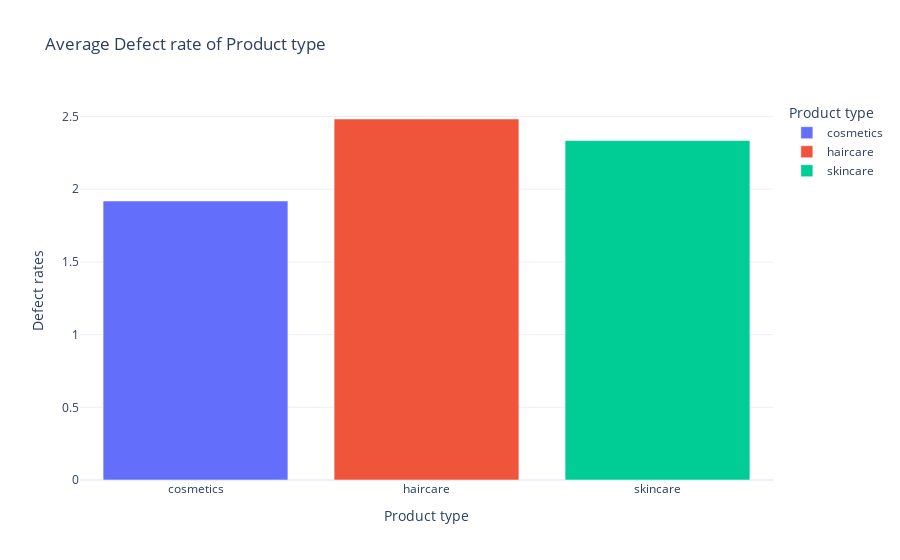

The code cell stored with this chart in its notebook:
### Code cell
fig=px.bar(defect_rate,x='Product type',y='Defect rates',color='Product type',title='Average Defect rate of Product type')
fig.show()

### Figure 1 — Plotly figure (JSON) as saved in the notebook; plotly's stock layout.template omitted (floating-point values rounded to 4 significant figures)
{"data": [{"alignmentgroup": "True", "hovertemplate": "Product type=%{x}<br>Defect rates=%{y}<extra></extra>", "legendgroup": "cosmetics", "marker": {"color": "#636efa", "pattern": {"shape": ""}}, "name": "cosmetics", "offsetgroup": "cosmetics", "orientation": "v", "showlegend": true, "textposition": "auto", "type": "bar", "x": ["cosmetics"], "xaxis": "x", "y": [1.919], "yaxis": "y"}, {"alignmentgroup": "True", "hovertemplate": "Product type=%{x}<br>Defect rates=%{y}<extra></extra>", "legendgroup": "haircare", "marker": {"color": "#EF553B", "pattern": {"shape": ""}}, "name": "haircare", "offsetgroup": "haircare", "orientation": "v", "showlegend": true, "textposition": "auto", "type": "bar", "x": ["haircare"], "xaxis": "x", "y": [2.483], "yaxis": "y"}, {"alignmentgroup": "True", "hovertemplate": "Product type=%{x}<br>Defect rates=%{y}<extra></extra>", "legendgroup": "skincare", "marker": {"color": "#00cc96", "pattern": {"shape": ""}}, "name": "skincare", "offsetgroup": "skincare", "orientation": "v", "showlegend": true, "textposition": "auto", "type": "bar", "x": ["skincare"], "xaxis": "x", "y": [2.335], "yaxis": "y"}], "layout": {"autosize": true, "barmode": "relative", "legend": {"title": {"text": "Product type"}, "tracegroupgap": 0}, "title": {"text": "Average Defect rate of Product type"}, "xaxis": {"anchor": "y", "autorange": true, "categoryarray": ["cosmetics", "haircare", "skincare"], "categoryorder": "array", "domain": [0, 1], "range": [-0.5, 2.5], "title": {"text": "Product type"}, "type": "category"}, "yaxis": {"anchor": "x", "autorange": true, "domain": [0, 1], "range": [0, 2.614], "title": {"text": "Defect rates"}, "type": "linear"}}}
